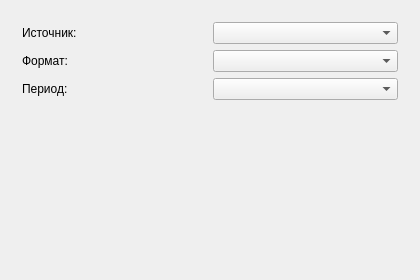
<?xml version="1.0" encoding="UTF-8"?>
<ui version="4.0"><class>Dialog</class><widget class="QDialog" name="Dialog"><property name="geometry"><rect><x>0</x><y>0</y><width>420</width><height>280</height></rect></property><property name="windowTitle"><string>#107 lists/192_combo_in_grid</string></property><layout class="QVBoxLayout" name="verticalLayout"><property name="leftMargin"><number>11</number></property><property name="topMargin"><number>11</number></property><property name="rightMargin"><number>11</number></property><property name="bottomMargin"><number>11</number></property><property name="spacing"><number>6</number></property><item><layout class="QGridLayout" name="g"><property name="leftMargin"><number>11</number></property><property name="topMargin"><number>11</number></property><property name="rightMargin"><number>11</number></property><property name="bottomMargin"><number>11</number></property><property name="spacing"><number>6</number></property><item row="0" column="0"><widget class="QLabel" name="l1"><property name="text"><string>Источник:</string></property></widget></item><item row="0" column="1"><widget class="QComboBox" name="c1"></widget></item><item row="1" column="0"><widget class="QLabel" name="l2"><property name="text"><string>Формат:</string></property></widget></item><item row="1" column="1"><widget class="QComboBox" name="c2"></widget></item><item row="2" column="0"><widget class="QLabel" name="l3"><property name="text"><string>Период:</string></property></widget></item><item row="2" column="1"><widget class="QComboBox" name="c3"></widget></item></layout></item><item><spacer name="verticalSpacer"><property name="orientation"><enum>Qt::Orientation::Vertical</enum></property><property name="sizeHint" stdset="0"><size><width>40</width><height>20</height></size></property></spacer></item></layout></widget></ui>
